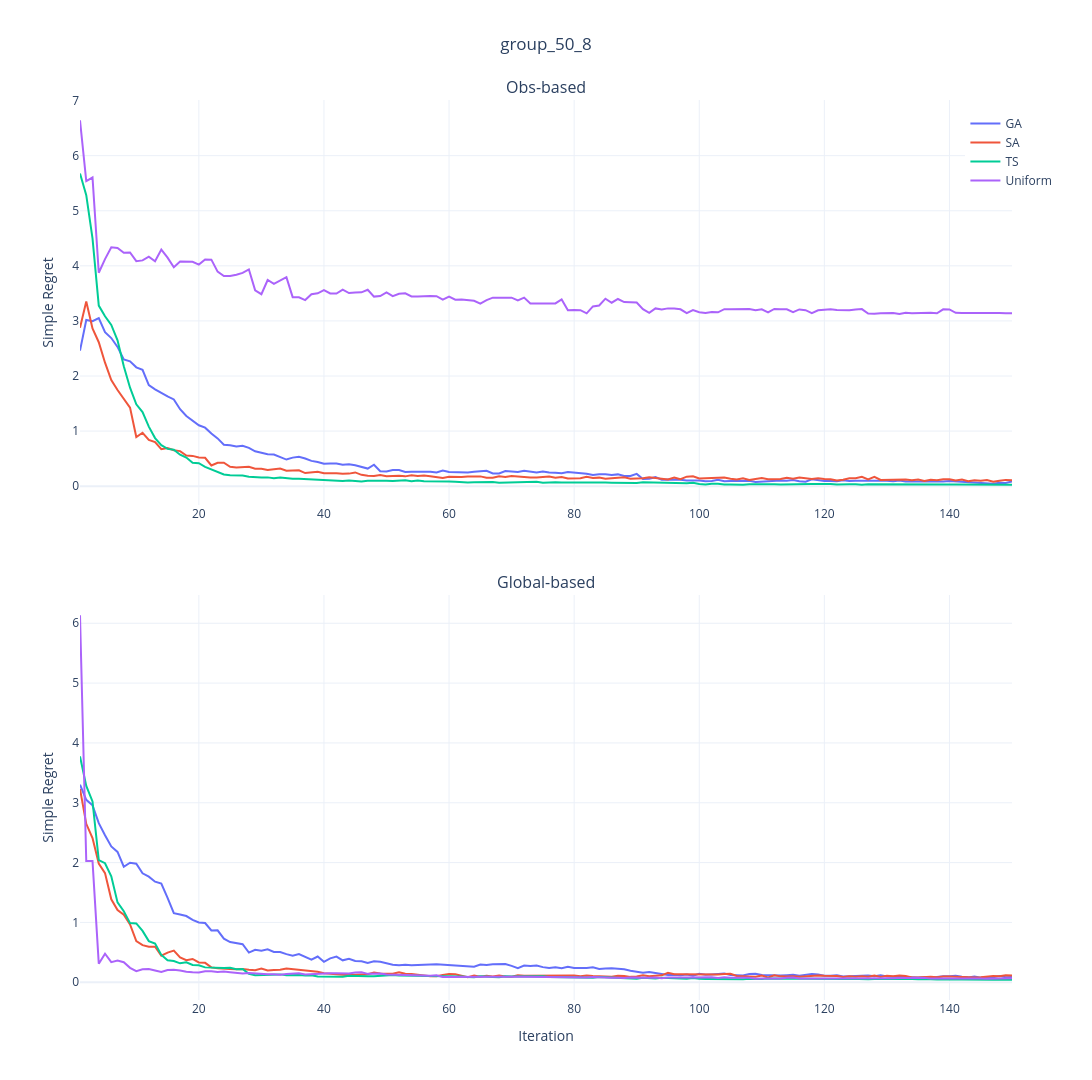

Notebook cell for this chart:
### Code cell
import pandas as pd
import plotly.graph_objects as go
import plotly.express as px
from plotly.subplots import make_subplots
import os
import plotly.io as pio
data = "data1"
if data=="data1":
    text = "group"
else:
    text = "random"
# ---------- 配置 ----------
data_folder = os.path.join('Data', data) # 根据你的data变量自动设置

# 新旧算法文件列表（假设curve_names相同）
# old_files = ['50_8_0_pre.csv', '50_8_2_pre.csv', '50_8_20_pre.csv', '50_8_Uni_pre.csv']
# new_files = ['50_8_0_post.csv', '50_8_2_post.csv', '50_8_20_post.csv', '50_8_Uni_post.csv']
# curve_names = ['β = 0', 'β = 2', 'β = 20', 'Uniform']  # 共用名称
old_files = ['50_8_GA_pre.csv', '50_8_SA_pre.csv', '50_8_TS_pre.csv', '50_8_Uni_pre.csv']
new_files = ['50_8_GA_post.csv', '50_8_SA_post.csv', '50_8_TS_post.csv', '50_8_Uni_post.csv']
curve_names = ['GA', 'SA', 'TS', 'Uniform']  # 共用名称
colors = px.colors.qualitative.Plotly[:4]  # 统一颜色

# ---------- 数据加载函数 ----------
def load_data(files):
    df_all = pd.DataFrame()
    for file, name in zip(files, curve_names):
        df = pd.read_csv(os.path.join(data_folder, file), index_col='Repetition')
        mean = df.mean(axis=0)
        temp_df = pd.DataFrame({
            'Iter': range(1, 151),
            'Value': mean.values,
            'Condition': name
        })
        df_all = pd.concat([df_all, temp_df])
    return df_all

# 加载新旧算法数据
old_data = load_data(old_files)
new_data = load_data(new_files)

# ---------- 绘图 ----------
fig = make_subplots(
    rows=2, cols=1,
    subplot_titles=("Obs-based", "Global-based"),
    vertical_spacing=0.1
)

# 绘制原始算法（第一子图）
for i, name in enumerate(curve_names):
    df = old_data[old_data['Condition'] == name]
    fig.add_trace(
        go.Scatter(
            x=df['Iter'], y=df['Value'],
            name=name, line=dict(color=colors[i]),
            showlegend=True,
            hovertemplate="Iter: %{x}<br>Value: %{y:.4f}<br>Condition: %{meta[0]}<extra></extra>",
            meta=[name]
        ),
        row=1, col=1
    )

# 绘制新算法（第二子图）
for i, name in enumerate(curve_names):
    df = new_data[new_data['Condition'] == name]
    fig.add_trace(
        go.Scatter(
            x=df['Iter'], y=df['Value'],
            name=name, line=dict(color=colors[i]),
            showlegend=False,  # 避免图例重复
            hovertemplate="Iter: %{x}<br>Value: %{y:.4f}<br>Condition: %{meta[0]}<extra></extra>",
            meta=[name]
        ),
        row=2, col=1
    )

# ---------- 更新布局 ----------
fig.update_layout(
    title_text=f"{text}_50_8",
    title_x=0.5,
    height=1080,                    
    width=1920, 
    template='plotly_white',
    legend=dict(yanchor="top", y=0.99, xanchor="left", x=0.95)
)

# 统一Y轴标签
fig.update_yaxes(title_text="Simple Regret", row=1, col=1)
fig.update_yaxes(title_text="Simple Regret", row=2, col=1)
fig.update_xaxes(title_text="Iteration", row=2, col=1)

fig.show()
pio.write_html(fig, '50_8_simple.html')

### Figure 1 — Plotly figure (JSON) as saved in the notebook; plotly's stock layout.template omitted (floating-point values rounded to 4 significant figures; data arrays with more than 128 entries replaced by an {"elided": "..."} marker saying what was removed)
{"data": [{"hovertemplate": "Iter: %{x}<br>Value: %{y:.4f}<br>Condition: %{meta[0]}<extra></extra>", "line": {"color": "#636EFA"}, "meta": ["GA"], "name": "GA", "showlegend": true, "type": "scatter", "x": {"elided": "150 int values"}, "xaxis": "x", "y": {"elided": "150 float values"}, "yaxis": "y"}, {"hovertemplate": "Iter: %{x}<br>Value: %{y:.4f}<br>Condition: %{meta[0]}<extra></extra>", "line": {"color": "#EF553B"}, "meta": ["SA"], "name": "SA", "showlegend": true, "type": "scatter", "x": {"elided": "150 int values"}, "xaxis": "x", "y": {"elided": "150 float values"}, "yaxis": "y"}, {"hovertemplate": "Iter: %{x}<br>Value: %{y:.4f}<br>Condition: %{meta[0]}<extra></extra>", "line": {"color": "#00CC96"}, "meta": ["TS"], "name": "TS", "showlegend": true, "type": "scatter", "x": {"elided": "150 int values"}, "xaxis": "x", "y": {"elided": "150 float values"}, "yaxis": "y"}, {"hovertemplate": "Iter: %{x}<br>Value: %{y:.4f}<br>Condition: %{meta[0]}<extra></extra>", "line": {"color": "#AB63FA"}, "meta": ["Uniform"], "name": "Uniform", "showlegend": true, "type": "scatter", "x": {"elided": "150 int values"}, "xaxis": "x", "y": {"elided": "150 float values"}, "yaxis": "y"}, {"hovertemplate": "Iter: %{x}<br>Value: %{y:.4f}<br>Condition: %{meta[0]}<extra></extra>", "line": {"color": "#636EFA"}, "meta": ["GA"], "name": "GA", "showlegend": false, "type": "scatter", "x": {"elided": "150 int values"}, "xaxis": "x2", "y": {"elided": "150 float values"}, "yaxis": "y2"}, {"hovertemplate": "Iter: %{x}<br>Value: %{y:.4f}<br>Condition: %{meta[0]}<extra></extra>", "line": {"color": "#EF553B"}, "meta": ["SA"], "name": "SA", "showlegend": false, "type": "scatter", "x": {"elided": "150 int values"}, "xaxis": "x2", "y": {"elided": "150 float values"}, "yaxis": "y2"}, {"hovertemplate": "Iter: %{x}<br>Value: %{y:.4f}<br>Condition: %{meta[0]}<extra></extra>", "line": {"color": "#00CC96"}, "meta": ["TS"], "name": "TS", "showlegend": false, "type": "scatter", "x": {"elided": "150 int values"}, "xaxis": "x2", "y": {"elided": "150 float values"}, "yaxis": "y2"}, {"hovertemplate": "Iter: %{x}<br>Value: %{y:.4f}<br>Condition: %{meta[0]}<extra></extra>", "line": {"color": "#AB63FA"}, "meta": ["Uniform"], "name": "Uniform", "showlegend": false, "type": "scatter", "x": {"elided": "150 int values"}, "xaxis": "x2", "y": {"elided": "150 float values"}, "yaxis": "y2"}], "layout": {"annotations": [{"font": {"size": 16}, "showarrow": false, "text": "Obs-based", "x": 0.5, "xanchor": "center", "xref": "paper", "y": 1, "yanchor": "bottom", "yref": "paper"}, {"font": {"size": 16}, "showarrow": false, "text": "Global-based", "x": 0.5, "xanchor": "center", "xref": "paper", "y": 0.45, "yanchor": "bottom", "yref": "paper"}], "height": 1080, "legend": {"x": 0.95, "xanchor": "left", "y": 0.99, "yanchor": "top"}, "title": {"text": "group_50_8", "x": 0.5}, "width": 1920, "xaxis": {"anchor": "y", "domain": [0, 1]}, "xaxis2": {"anchor": "y2", "domain": [0, 1], "title": {"text": "Iteration"}}, "yaxis": {"anchor": "x", "domain": [0.55, 1], "title": {"text": "Simple Regret"}}, "yaxis2": {"anchor": "x2", "domain": [0, 0.45], "title": {"text": "Simple Regret"}}}}
